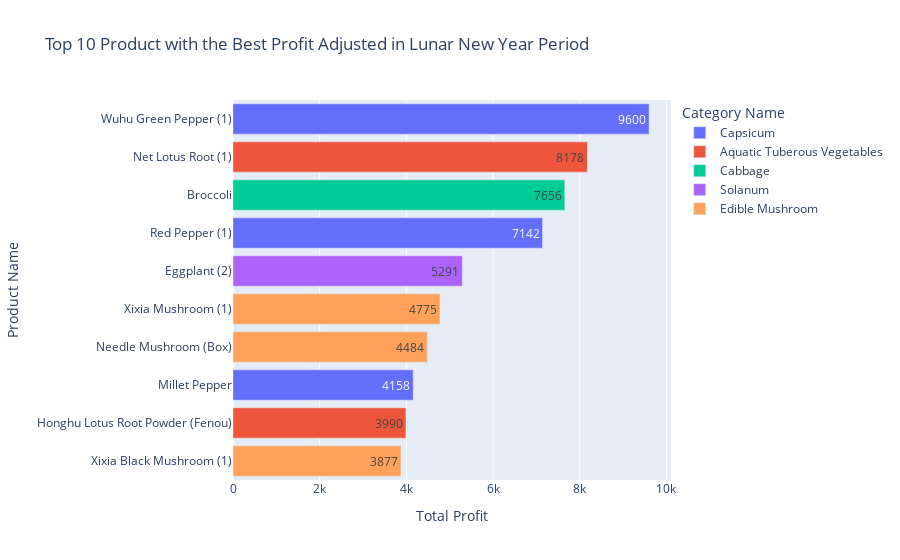

Notebook cell for this chart:
### Markdown cell above
## **Event Specific Focus**

We will see which product with the best revenue generated

### Code cell
def get_top_products_by_profit(df, df1, event_name, top_n=10):
    # Filter data for the specific event and sales
    df_event = df[(df['Event'] == event_name) & (df['Sale or Return'] == 'sale')].copy()

    # Count orders and aggregate revenue
    df_popular = df_event['Item Code'].value_counts().reset_index()
    df_popular.columns = ['Item Code', 'total_order']

    df_revenue = df_event.groupby('Item Code')['Revenue'].sum().reset_index()
    df_revenue['Revenue'] = df_revenue['Revenue'].round()

    # Merge with item details
    df_all = df_popular.merge(df_revenue, on='Item Code', how='left')
    df_all = df_all.merge(df1[['Item Code', 'Item Name', 'Category Name']], on='Item Code', how='left')

    # Calculate net profit
    df_event['Adjusted_cost'] = df_event['Wholesale Price (RMB/kg)'] / (1 - df_event['Loss Rate (%)'] / 100)
    df_event['net_profit'] = df_event['Quantity Sold (kilo)'] * (
        df_event['Unit Selling Price (RMB/kg)'] - df_event['Adjusted_cost']
    )

    df_profit = df_event.groupby('Item Code')['net_profit'].sum().reset_index()
    df_profit['net_profit'] = df_profit['net_profit'].round()

    # Final merge
    df_final = df_all.merge(df_profit, on='Item Code', how='left')
    df_final = df_final[['Item Name', 'Category Name', 'total_order', 'Revenue', 'net_profit']]
    df_final = df_final.sort_values(by='net_profit', ascending=False).head(top_n)
    import plotly.express as px
    fig = px.bar(
        df_final.head(10),
        x='net_profit',
        y='Item Name',
        color="Category Name",
        text_auto=True,
        title="Top 10 Product with the Best Profit Adjusted in Lunar New Year Period",
        labels={
            'Item Name': 'Product Name',
            'net_profit': 'Total Profit'
        },
            category_orders={'Item Name': df_final['Item Name'].tolist()}  # enforce custom order
)
    fig.show()
    return df_final

df_top_lunar = get_top_products_by_profit(df, df1, "Lunar New Year")

#['None', 'Summer Promo', 'Mid-Autumn Festival', 'Lunar New Year']

### Figure 1 — Plotly figure (JSON) as saved in the notebook; plotly's stock layout.template omitted (floating-point values rounded to 4 significant figures)
{"data": [{"alignmentgroup": "True", "hovertemplate": "Category Name=Capsicum<br>Total Profit=%{x}<br>Product Name=%{y}<extra></extra>", "legendgroup": "Capsicum", "marker": {"color": "#636efa", "pattern": {"shape": ""}}, "name": "Capsicum", "offsetgroup": "Capsicum", "orientation": "h", "showlegend": true, "textposition": "auto", "texttemplate": "%{x}", "type": "bar", "x": [9600, 7142, 4158], "xaxis": "x", "y": ["Wuhu Green Pepper (1)", "Red Pepper (1)", "Millet Pepper"], "yaxis": "y"}, {"alignmentgroup": "True", "hovertemplate": "Category Name=Aquatic Tuberous Vegetables<br>Total Profit=%{x}<br>Product Name=%{y}<extra></extra>", "legendgroup": "Aquatic Tuberous Vegetables", "marker": {"color": "#EF553B", "pattern": {"shape": ""}}, "name": "Aquatic Tuberous Vegetables", "offsetgroup": "Aquatic Tuberous Vegetables", "orientation": "h", "showlegend": true, "textposition": "auto", "texttemplate": "%{x}", "type": "bar", "x": [8178, 3990], "xaxis": "x", "y": ["Net Lotus Root (1)", "Honghu Lotus Root Powder (Fenou)"], "yaxis": "y"}, {"alignmentgroup": "True", "hovertemplate": "Category Name=Cabbage<br>Total Profit=%{x}<br>Product Name=%{y}<extra></extra>", "legendgroup": "Cabbage", "marker": {"color": "#00cc96", "pattern": {"shape": ""}}, "name": "Cabbage", "offsetgroup": "Cabbage", "orientation": "h", "showlegend": true, "textposition": "auto", "texttemplate": "%{x}", "type": "bar", "x": [7656], "xaxis": "x", "y": ["Broccoli"], "yaxis": "y"}, {"alignmentgroup": "True", "hovertemplate": "Category Name=Solanum<br>Total Profit=%{x}<br>Product Name=%{y}<extra></extra>", "legendgroup": "Solanum", "marker": {"color": "#ab63fa", "pattern": {"shape": ""}}, "name": "Solanum", "offsetgroup": "Solanum", "orientation": "h", "showlegend": true, "textposition": "auto", "texttemplate": "%{x}", "type": "bar", "x": [5291], "xaxis": "x", "y": ["Eggplant (2)"], "yaxis": "y"}, {"alignmentgroup": "True", "hovertemplate": "Category Name=Edible Mushroom<br>Total Profit=%{x}<br>Product Name=%{y}<extra></extra>", "legendgroup": "Edible Mushroom", "marker": {"color": "#FFA15A", "pattern": {"shape": ""}}, "name": "Edible Mushroom", "offsetgroup": "Edible Mushroom", "orientation": "h", "showlegend": true, "textposition": "auto", "texttemplate": "%{x}", "type": "bar", "x": [4775, 4484, 3877], "xaxis": "x", "y": ["Xixia Mushroom (1)", "Needle Mushroom (Box)", "Xixia Black Mushroom (1)"], "yaxis": "y"}], "layout": {"barmode": "relative", "legend": {"title": {"text": "Category Name"}, "tracegroupgap": 0}, "title": {"text": "Top 10 Product with the Best Profit Adjusted in Lunar New Year Period"}, "xaxis": {"anchor": "y", "domain": [0, 1], "title": {"text": "Total Profit"}}, "yaxis": {"anchor": "x", "categoryarray": ["Xixia Black Mushroom (1)", "Honghu Lotus Root Powder (Fenou)", "Millet Pepper", "Needle Mushroom (Box)", "Xixia Mushroom (1)", "Eggplant (2)", "Red Pepper (1)", "Broccoli", "Net Lotus Root (1)", "Wuhu Green Pepper (1)"], "categoryorder": "array", "domain": [0, 1], "title": {"text": "Product Name"}}}}
